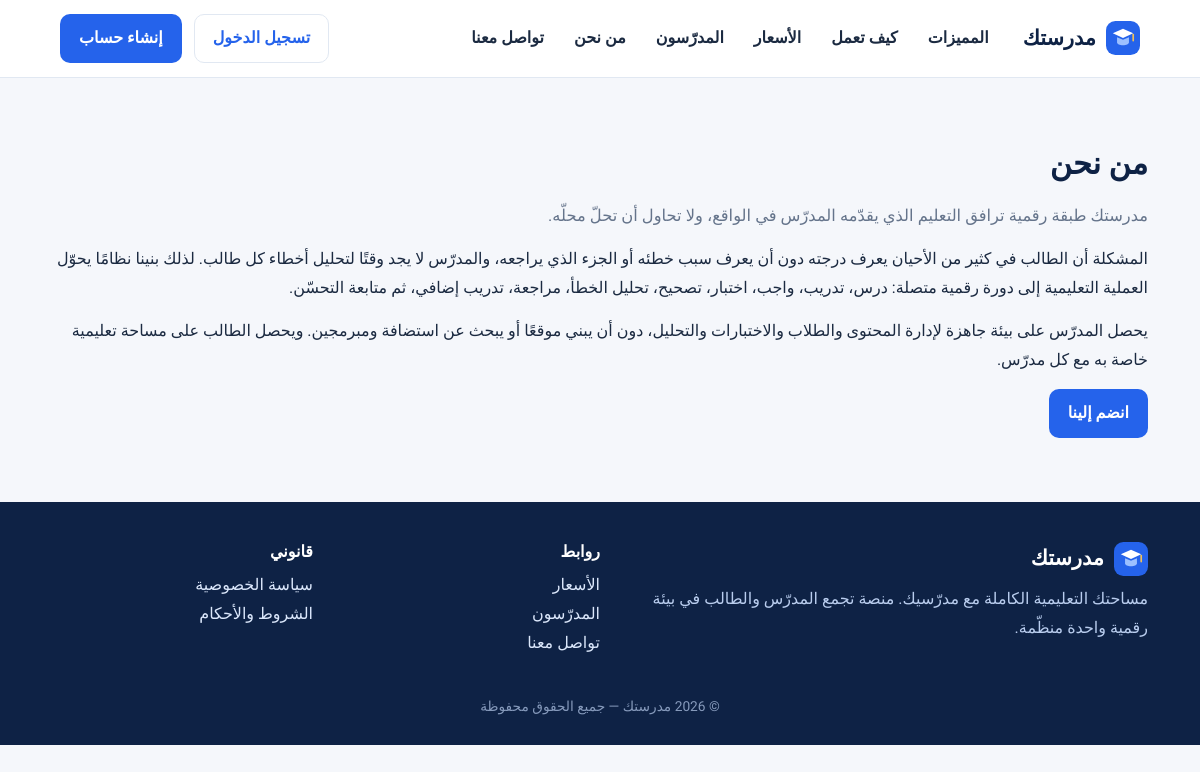
The page /about/ on the database its author committed.
### accounts/models.py (models this page shows)
class SiteSetting(models.Model):
    platform_name = models.CharField("اسم المنصة", max_length=80, default="مدرستك")
    tagline = models.CharField("الشعار النصي", max_length=200, default="مساحتك التعليمية الكاملة مع مدرّسيك")
    wallet_number = models.CharField("رقم المحفظة لاستلام الاشتراكات", max_length=20, blank=True)
    wallet_holder = models.CharField("اسم صاحب المحفظة", max_length=100, blank=True)
    payment_instructions = models.TextField("تعليمات الدفع للطالب", blank=True,
                                            default="حوّل قيمة الاشتراك إلى المحفظة ثم ارفع صورة إيصال التحويل وسيتم تفعيل اشتراكك بعد المراجعة.")
    support_phone = models.CharField("هاتف الدعم", max_length=20, blank=True)
    support_email = models.EmailField("بريد الدعم", blank=True)
    default_monthly_price = models.DecimalField("السعر الافتراضي لاشتراك المدرّس الجديد", max_digits=8, decimal_places=2, default=10)
    groq_api_key = models.CharField("مفتاح Groq API (لتشغيل ميزات الذكاء الاصطناعي)", max_length=200, blank=True)
    anthropic_api_key = models.CharField("مفتاح Anthropic API (بديل عن Groq)", max_length=200, blank=True)
    privacy_text = models.TextField("سياسة الخصوصية", blank=True)
    terms_text = models.TextField("الشروط والأحكام", blank=True)
    registration_open = models.BooleanField("فتح تسجيل الطلاب الجدد", default=True)
    names_in_english = models.BooleanField("تحويل أسماء المسجّلين الجدد إلى الإنجليزية تلقائيًا", default=True)
    staff_permissions = models.JSONField("صلاحيات فريق الإدارة", default=dict, blank=True)
    @classmethod
    def get(cls):
        obj, _ = cls.objects.get_or_create(pk=1)
        return obj

### accounts/views.py (the view)
# urls.py: path("about/", views.about, name="about"),
def about(request):
    return render(request, "site/about.html")

### accounts/context_processors.py (called while the page is built, shortened)
def site(request):
    return {"site": SiteSetting.get()}

def dashboard(request):
    u = getattr(request, "user", None)
    ctx = {}
    if not u or not u.is_authenticated:
        return ctx

### uikit/context_processors.py (called while the page is built, shortened)
def ui(request):
    ctx = {"ICONS": ICONS}
    u = getattr(request, "user", None)
    if not u or not u.is_authenticated:
        return ctx

### templates/site/about.html (shortened to what this page needs)
{% extends "site/public_base.html" %}
{% block main %}
<section class="section"><div class="wrap article">
  <h1>من نحن</h1>
  <p class="lead">{{ site.platform_name }} طبقة رقمية ترافق التعليم الذي يقدّمه المدرّس في الواقع، ولا تحاول أن تحلّ محلّه.</p>
  <p>المشكلة أن الطالب في كثير من الأحيان يعرف درجته دون أن يعرف سبب خطئه أو الجزء الذي يراجعه، والمدرّس لا يجد وقتًا لتحليل أخطاء كل طالب. لذلك بنينا نظامًا يحوّل العملية التعليمية إلى دورة رقمية متصلة: درس، تدريب، واجب، اختبار، تصحيح، تحليل الخطأ، مراجعة، تدريب إضافي، ثم متابعة التحسّن.</p>
  <p>يحصل المدرّس على بيئة جاهزة لإدارة المحتوى والطلاب والاختبارات والتحليل، دون أن يبني موقعًا أو يبحث عن استضافة ومبرمجين. ويحصل الطالب على مساحة تعليمية خاصة به مع كل مدرّس.</p>
  <a class="btn" href="{% url 'register' %}">انضم إلينا</a>
</div></section>
{% endblock %}

### templates/site/public_base.html
{% extends "base.html" %}
{% block body %}
<header class="pub-header">
  <a class="brand" href="{% url 'landing' %}">{% include "partials/logo.html" %}<span>{{ site.platform_name }}</span></a>
  <nav aria-label="التنقل الرئيسي">
    <a href="{% url 'landing' %}#features">المميزات</a>
    <a href="{% url 'landing' %}#how">كيف تعمل</a>
    <a href="{% url 'pricing' %}">الأسعار</a>
    <a href="{% url 'teachers' %}">المدرّسون</a>
    <a href="{% url 'about' %}">من نحن</a>
    <a href="{% url 'contact' %}">تواصل معنا</a>
  </nav>
  <div class="row">
    {% if user.is_authenticated %}<a class="btn" href="{% url 'go' %}">لوحتي</a>
    {% else %}<a class="btn ghost" href="{% url 'login' %}">تسجيل الدخول</a><a class="btn" href="{% url 'register' %}">إنشاء حساب</a>{% endif %}
  </div>
</header>
{% block main %}{% endblock %}
<footer class="pub-footer">
  <div class="wrap cols">
    <div><div class="brand" style="color:#fff;padding:0 0 8px">{% include "partials/logo.html" %}<span>{{ site.platform_name }}</span></div>
      <p>{{ site.tagline }}. منصة تجمع المدرّس والطالب في بيئة رقمية واحدة منظّمة.</p>
      {% if site.support_phone %}<p>الدعم: <span class="ltr">{{ site.support_phone }}</span></p>{% endif %}</div>
    <div><h4 style="color:#fff">روابط</h4><p><a href="{% url 'pricing' %}">الأسعار</a><br><a href="{% url 'teachers' %}">المدرّسون</a><br><a href="{% url 'contact' %}">تواصل معنا</a></p></div>
    <div><h4 style="color:#fff">قانوني</h4><p><a href="{% url 'privacy' %}">سياسة الخصوصية</a><br><a href="{% url 'terms' %}">الشروط والأحكام</a></p></div>
  </div>
  <div class="wrap small center" style="margin-top:22px;opacity:.7">© {% now "Y" %} {{ site.platform_name }} — جميع الحقوق محفوظة</div>
</footer>
{% endblock %}

### static/css/app.css (style rules this page uses)
:root { --navy:#0e2245; --navy-2:#16305d; --blue:#2563eb; --blue-d:#1d4fc4; --sky:#e8f1fd; --sky-2:#f2f7fe; --teal:#0f9d8f; --teal-l:#e0f5f2; --purple:#6d5bd0; --purple-l:#efecfb; --gold:#c9962b; --gold-l:#fbf3e0; --red:#d64545; --red-l:#fdeaea; --green:#1f9d61; --green-l:#e4f6ec; --amber:#d98a10; --amber-l:#fdf1dc; --bg:#f5f7fb; --card:#fff; --text:#1b2a41; --muted:#65748b; --line:#e1e8f2; --shadow:0 1px 2px rgba(14,34,69,.05),0 6px 18px rgba(14,34,69,.05); --r:14px; --sidebar:268px; }
* { box-sizing:border-box }
html { scroll-behavior:smooth }
body { margin:0;background:var(--bg);color:var(--text);font-family:"Tajawal","Segoe UI",Tahoma,Arial,sans-serif;font-size:16px;line-height:1.8;-webkit-font-smoothing:antialiased }
a { color:var(--blue);text-decoration:none }
h1,h2,h3,h4 { line-height:1.45;margin:0 0 .5em;color:var(--navy);font-weight:800 }
h1 { font-size:1.9rem }
h4 { font-size:1rem }
p { margin:0 0 .9em }
.small { font-size:.86rem }
.center { text-align:center }
.row { display:flex;gap:12px;align-items:center;flex-wrap:wrap }
.btn { display:inline-flex;align-items:center;justify-content:center;gap:6px;padding:9px 18px;border-radius:10px;border:1.5px solid transparent;background:var(--blue);color:#fff;font:inherit;font-weight:700;cursor:pointer;text-decoration:none;transition:background .15s,transform .05s }
.btn.ghost { background:transparent;color:var(--blue);border-color:var(--line) }
.brand { display:flex;align-items:center;gap:10px;color:#fff;font-weight:800;font-size:1.3rem;padding:6px 8px 16px;text-decoration:none }
.article { max-width:780px;margin:0 auto }
.article .lead { color:var(--muted);font-size:1.02rem }
.pub-header { display:flex;align-items:center;gap:22px;padding:14px clamp(16px,5vw,64px);background:#fff;border-bottom:1px solid var(--line);position:sticky;top:0;z-index:40 }
.pub-header .brand { color:var(--navy);padding:0 }
.pub-header nav { display:flex;gap:6px;flex:1 }
.pub-header nav a { padding:6px 12px;border-radius:8px;color:var(--text);font-weight:600 }
.wrap { max-width:1160px;margin:0 auto;padding:0 clamp(16px,4vw,32px) }
.section { padding:64px 0 }
.pub-footer { background:var(--navy);color:#b9cdee;padding:38px 0 26px;margin-top:0 }
.pub-footer a { color:#dbe7fb }
.pub-footer .cols { display:grid;grid-template-columns:2fr 1fr 1fr;gap:26px }

### rows shown on the page
SiteSetting: platform_name "مدرستك", tagline "مساحتك التعليمية الكاملة مع مدرّسيك"
